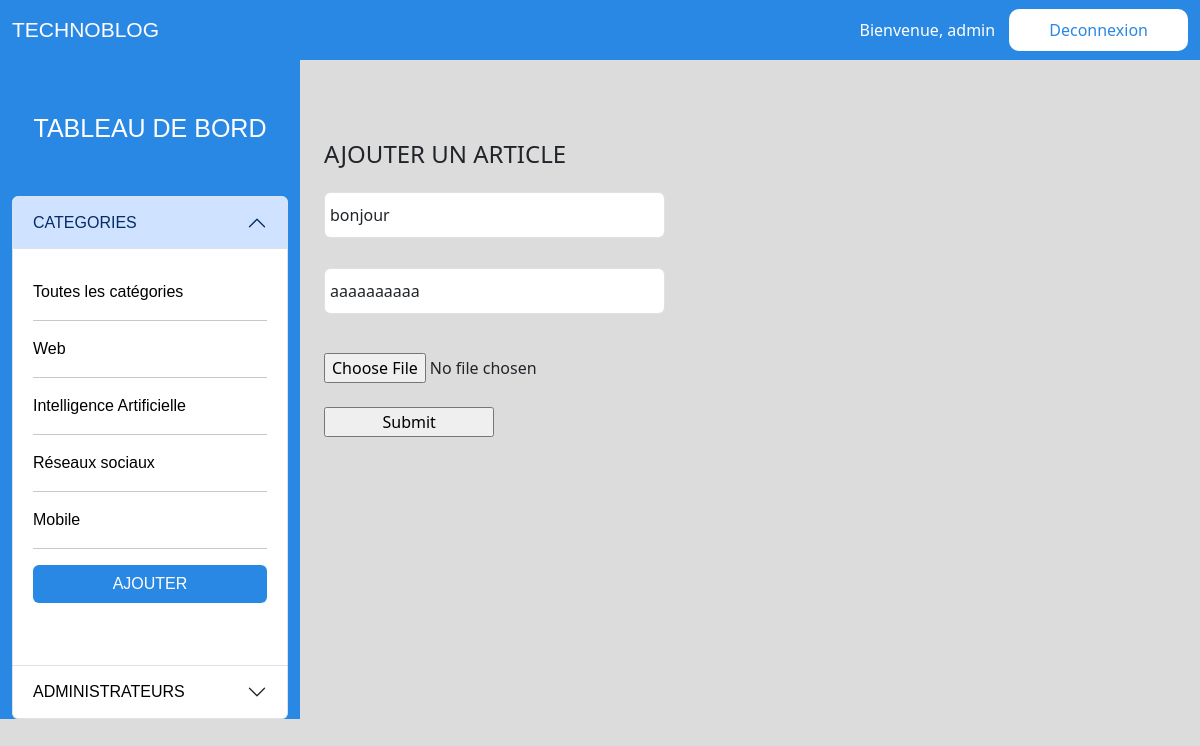
Screenshot of /site/admin/edit-articles.php?id=8 with the database file from the repository.
### tables this page shows
CREATE TABLE `categories` (
  `id` int(11) NOT NULL,
  `nom` varchar(255) DEFAULT NULL,
  `date_creation` datetime DEFAULT NULL
);

CREATE TABLE `articles` (
  `id` int(11) NOT NULL,
  `titre` varchar(255) DEFAULT NULL,
  `image` varchar(500) DEFAULT NULL,
  `contenu` text DEFAULT NULL,
  `date_public` datetime DEFAULT NULL,
  `admin_id` int(11) DEFAULT NULL,
  `categories_id` int(11) DEFAULT NULL
);

### site/admin/edit-articles.php (the view, shortened to what this page needs)
<?php
if (isset($_GET['id'])  && !empty($_GET['id'])) {
    $conn2 = new PDO('mysql:host=localhost;dbname=creatix', 'root', '');
    $id= strip_tags($_GET['id']);
    $sql2= 'SELECT * FROM `articles` WHERE `id` = :id; ';
    $rearticle = $conn2->prepare($sql2);
    $rearticle->bindvalue(':id', $id, PDO::PARAM_INT);
    $rearticle->execute();
    $rows = $rearticle->fetch();
}else {
    $_SESSION['erreur'] = 'URL invalide';
    header('Location: dashboard.php');
}
?>
<?php require_once(__DIR__ . '/dashboard-header.php') ?>
<div class="col-sm-9" id="">
    <div class="cont">
        <div class="container text-center">
            <div class="row">
                <div class="col-sm-12">
                    <form action="" method="POST" enctype="multipart/form-data" class="ajout-form">
                        <h4 style="text-align: start ;">AJOUTER UN ARTICLE</h4>
                        <input type="text" placeholder="titre" name="titre"
                        class="form-control" value="<?= $rows['titre'] ?>">
                        <input type="text" name="contenu"
                        class="form-control" value="<?= $rows['contenu'] ?>"
                        id="contenu" cols="30" rows="10"
                        ><br>
                        <input type="file" name="image" id="image"
                       ><br>
                        <input type="submit" name="submit">
                    </form>
                </div>
            </div>
        </div>
    </div>
</div>
<?php require_once(__DIR__ . '/dashboard-footer.php'); ?>

### site/admin/dashboard-header.php (shortened to what this page needs)
<!DOCTYPE html>
<html lang="en">
<head>
    <link href="https://cdn.jsdelivr.net/npm/bootstrap@5.3.2/dist/css/bootstrap.min.css" rel="stylesheet">
    <link rel="stylesheet" href="css/style-admin.css">
</head>
<body>
    <div class="container-fluid text-center">
        <div class="row">
            <div class="col-sm-12" id="haut-page">
                <span class="nom-blog">TECHNOBLOG</span> <span>Bienvenue, <?php
                if(isset($_SESSION['prenom'], $_SESSION['nom'])){
                    echo $_SESSION['prenom'] . " " . $_SESSION['nom'] ;
                } else {
                    echo 'admin';
                }
                 ?>
                    <a href="deconnexion.php" class="button"> Deconnexion</a>
                </span>
            </div>
            <div class="col-sm-3" id="cote">
                <a class="dashboardName" href="dashboard.php">TABLEAU DE BORD</a>
                <div class="accordion mt-5" id="accordionPanelsStayOpenExample">
                    <div class="accordion-item">
                        <h2 class="accordion-header">
                            <button class="accordion-button" type="button" data-bs-toggle="collapse" data-bs-target="#panelsStayOpen-collapseOne" aria-expanded="true" aria-controls="panelsStayOpen-collapseOne">
                                CATEGORIES
                            </button>
                        </h2>
                        <div id="panelsStayOpen-collapseOne" class="accordion-collapse collapse show">
                            <div class="accordion-body">
                                <ul>
                                <li><a href="dashboard.php" class="text-categorie">Toutes les catégories</a></li>
                                    <hr>
                                    <?php
                                    $sql = "SELECT id, nom FROM categories";
                                    $conn = new PDO('mysql:host=localhost;dbname=creatix', 'root', '');
                                    $request = $conn->query($sql);
                                    while ($data = $request->fetch()) {
                                    ?>
                                        <li><a href="categorie.php?id=<?= $data['id'] ?>" class="text-categorie"><?= stripslashes($data['nom']) ?></a></li>
                                        <hr>
                                    <?php
                                    }
                                    ?>
                                    <li> <button type="button" class="btn menu-button"><a href="creer-categorie.php">AJOUTER</a></button>
                                    </li>
                                </ul>
                            </div>
                        </div>
                    </div>
                    <div class="accordion-item">
                        <h2 class="accordion-header">
                            <button class="accordion-button collapsed" type="button" data-bs-toggle="collapse" data-bs-target="#panelsStayOpen-collapseTwo" aria-expanded="false" aria-controls="panelsStayOpen-collapseTwo">
                               <a href="admins.php">ADMINISTRATEURS</a>
                            </button>
                        </h2>
                    </div>
                </div>
            </div>

### site/admin/css/style-admin.css (style rules this page uses)
body { margin: 0; padding: 0; background-color: gainsboro; }
li { list-style-type: none; margin-bottom: 15px; }
ul { padding-top: 15px; background-color: #ffffff; padding-bottom: 15px; padding-left: 0px; }
a { color: black; text-decoration: none; }
.dashboardName { color: #fff; font-size: 25px; }
button { width: 200px; }
#haut-page { background-color: #2988E3; height: 60px; color: white; display: flex; align-items: center; justify-content: space-between; }
#cote { background-color: #2988E3; color: white; font-family: 'Trebuchet MS', 'Lucida Sans Unicode', 'Lucida Grande', 'Lucida Sans', Arial, sans-serif; padding-top: 50px; }
.cont { width: 100%; margin: auto; padding-top: 80px; }
.ajout-form { display: flex; flex-direction: column; }
input[type="text"] { margin: 15px 0; padding: 10px 5px; width: 40%; }
input[type="submit"] { width: 20%; }
.nom-blog { font-family: Provicali, sans-serif; font-size: 21px; }
.text-categorie { text-align: center; }
.accordion-body li { text-align: start; }
.menu-button { color: white; background-color: #2988E3; width: 100%; }
.menu-button a { color: white; }
.button { border-radius: 10px; padding: 10px 40px; border: none; color: #2988E3; margin-left: 10px; background-color: #fff; }

### rows the page displays
categories: nom "Web"
categories: nom "Intelligence Artificielle"
categories: nom "Réseaux sociaux"
categories: nom "Mobile"
articles: titre "bonjour", contenu "aaaaaaaaaa"
